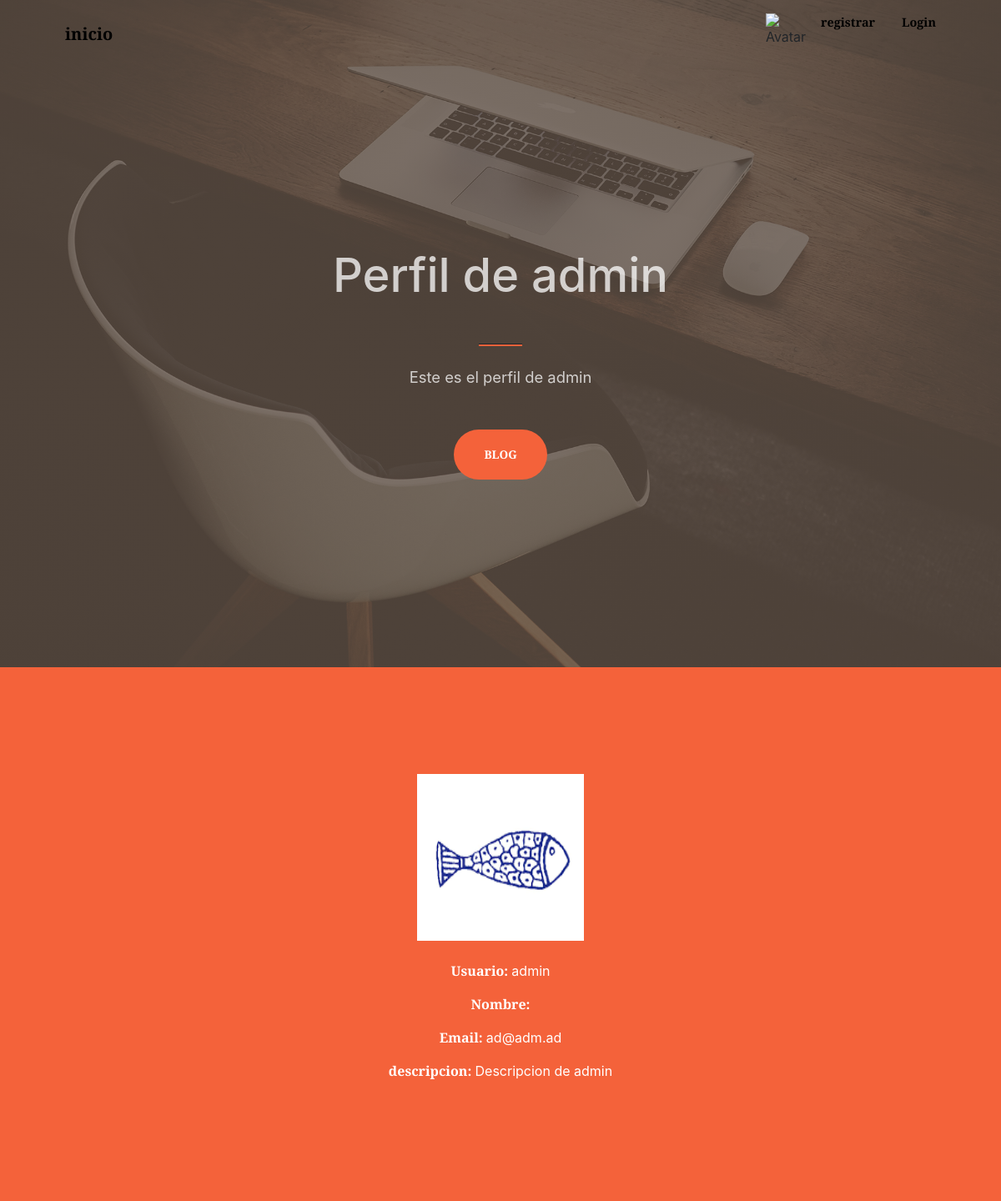
Page /user_perfil/2/ on the committed database.
### usuario/models.py (models this page shows, shortened)
class Perfil(models.Model):
    user=models.OneToOneField(User, on_delete=models.CASCADE)
    imagen=models.ImageField(upload_to='avatares', null=True, blank=True)
    descripcion=models.TextField(null=True, blank=True)

### usuario/views.py (the view)
# urls.py: path('user_perfil/<int:user_id>/', user_perfil, name='user_perfil'),
def user_perfil(request, user_id=None): #muestra mi perfil o muestra un perfil un perfil pedido
    if user_id is None:
        user = request.user
    else:
        try:
            user = User.objects.get(id=user_id)
        except User.DoesNotExist:
            return redirect('app_blog:blog_mostrar_todos')
    perfil, created = Perfil.objects.get_or_create(user=user)
    if created==True:
        perfil.imagen = '/media/avatares/default_avatar.png'
        perfil.save()
    return render(request, 'user_perfil.html', {'perfil': perfil})

### usuario/templates/user_perfil.html (shortened to what this page needs)
{% extends "padre.html" %}
{% load static %}
{% block titulo %} Perfil de {{perfil.user.username}} {% endblock %}
{% block subtitulo %} Este es el perfil de {{perfil.user.username}} {% endblock %}
{% block contenido %}
    <img src= '{{ perfil.imagen.url }}' alt="Avatar" style="width:200px;height:200px;">
    <br>
    <br>
    <p style="color: white;"><b>Usuario: </b>{{perfil.user.username}}</p>
    <p style="color: white;"><b>Nombre: </b>{{perfil.user.first_name}}</p>
    <p style="color: white;"><b>Email: </b>{{perfil.user.email}}</p>
    <p style="color: white;"><b>descripcion: </b>{{perfil.descripcion}}</p>
{% endblock %}

### rows in the picture
Perfil: user.username "admin", imagen (picture), user.email "ad@adm.ad", descripcion "Descripcion de admin"
